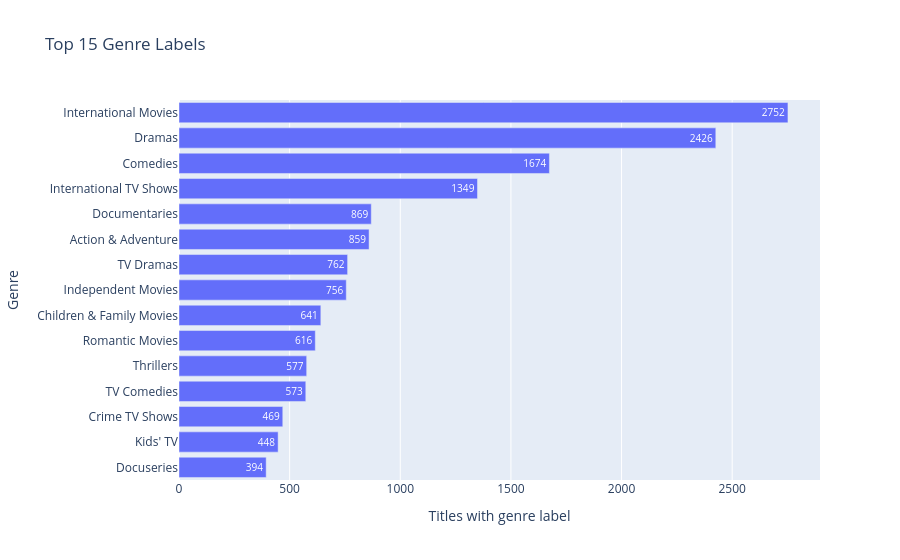

Notebook cell for this chart:
### Code cell
# genre credits
genre_titles = prepare_genre_credits(df)

genre_counts = (
    genre_titles.groupby("genre")["show_id"]
    .nunique()
    .sort_values(ascending=False)
)

top_genres = (
    genre_counts.head(15)
    .sort_values()
    .rename_axis("genre")
    .reset_index(name="title_count")
)

fig_genres = px.bar(
    top_genres,
    x = "title_count",
    y = "genre",
    orientation = "h",
    title = "Top 15 Genre Labels",
    labels = {"title_count": "Titles with genre label", "genre": "Genre"},
    text = "title_count",
)
fig_genres.update_layout(yaxis={"categoryorder": "total ascending"})
fig_genres.show()

### Figure 1 — Plotly figure (JSON) as saved in the notebook; plotly's stock layout.template omitted (floating-point values rounded to 4 significant figures)
{"data": [{"hovertemplate": "Titles with genre label=%{text}<br>Genre=%{y}<extra></extra>", "legendgroup": "", "marker": {"color": "#636efa", "pattern": {"shape": ""}}, "name": "", "orientation": "h", "showlegend": false, "text": [394.0, 448.0, 469.0, 573.0, 577.0, 616.0, 641.0, 756.0, 762.0, 859.0, 869.0, 1349.0, 1674.0, 2426.0, 2752.0], "textposition": "auto", "type": "bar", "x": [394, 448, 469, 573, 577, 616, 641, 756, 762, 859, 869, 1349, 1674, 2426, 2752], "xaxis": "x", "y": ["Docuseries", "Kids' TV", "Crime TV Shows", "TV Comedies", "Thrillers", "Romantic Movies", "Children & Family Movies", "Independent Movies", "TV Dramas", "Action & Adventure", "Documentaries", "International TV Shows", "Comedies", "Dramas", "International Movies"], "yaxis": "y"}], "layout": {"barmode": "relative", "legend": {"tracegroupgap": 0}, "title": {"text": "Top 15 Genre Labels"}, "xaxis": {"anchor": "y", "domain": [0, 1], "title": {"text": "Titles with genre label"}}, "yaxis": {"anchor": "x", "categoryorder": "total ascending", "domain": [0, 1], "title": {"text": "Genre"}}}}
